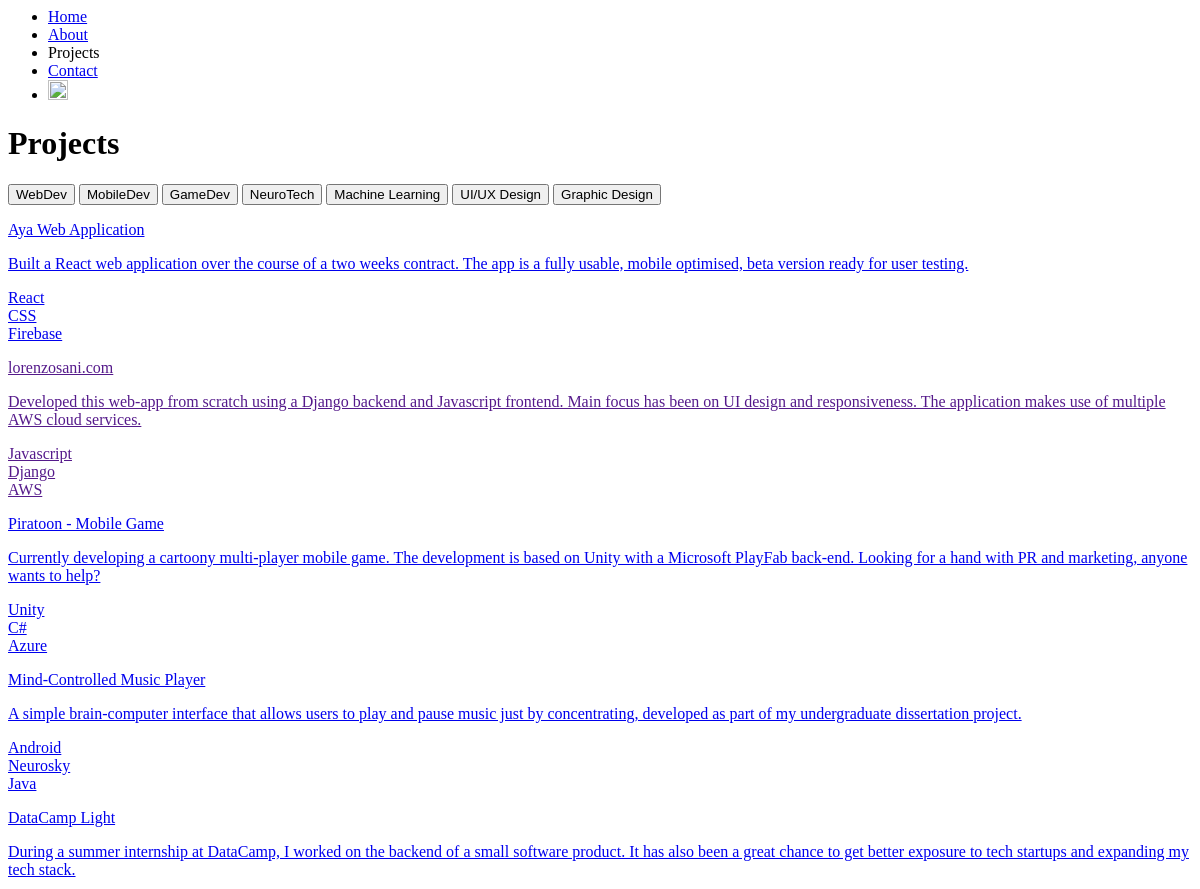
/sections/projects/ (upper part), run on an earlier commit of the app's database.
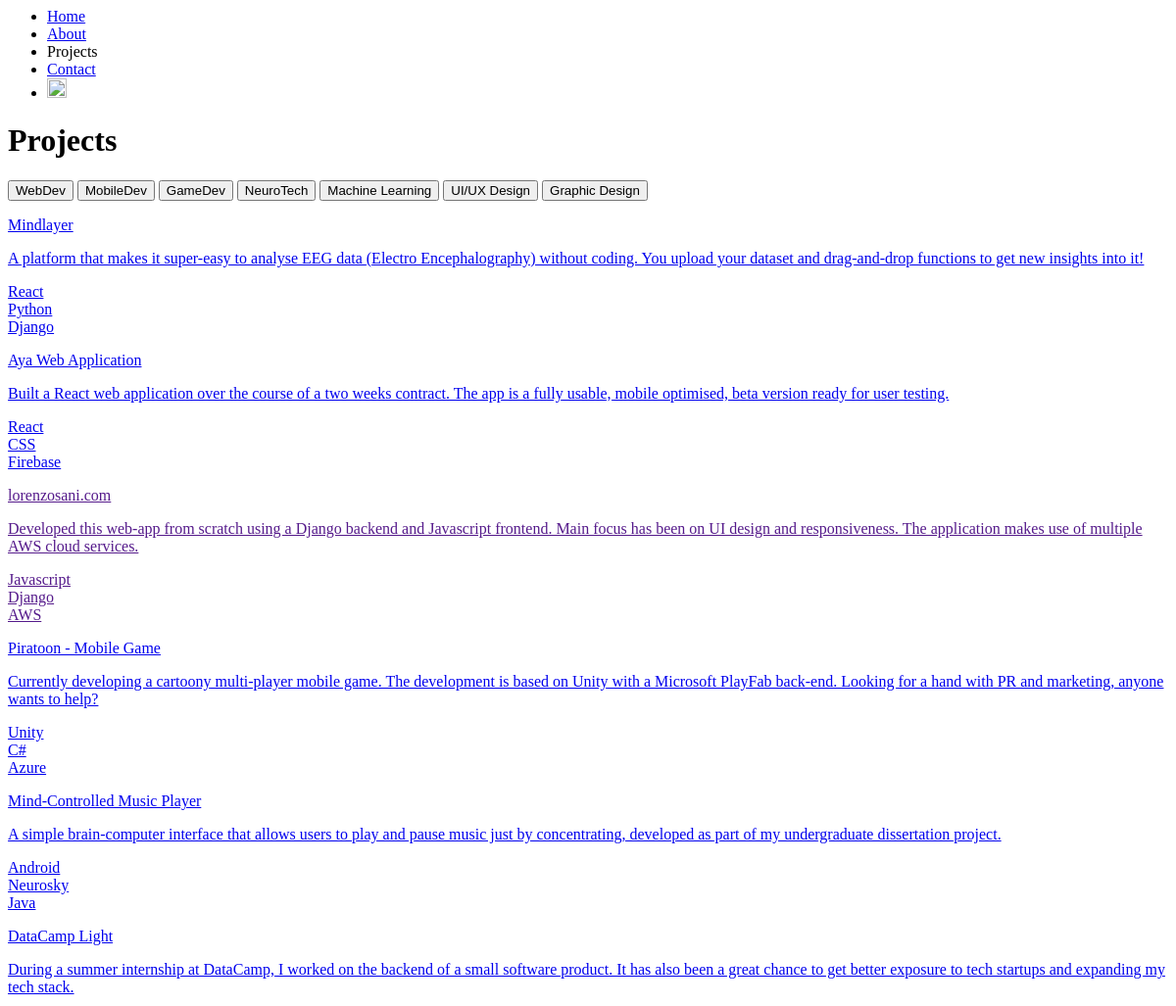
And on a later commit of the database.
### website/models.py (models this page shows, shortened)
class Project(models.Model):
    image = models.ImageField(upload_to ='static/')
    title = models.CharField(max_length=30, primary_key=True)
    description = models.TextField(max_length=200)
    date_finished = models.DateField()
    link = models.URLField(blank=True)
    tags = models.ManyToManyField("ProjectTag")
    technologies_used = models.ManyToManyField("ProjectTechnology", blank=True)

class ProjectTechnology(models.Model):
    name = models.CharField(max_length=20)

### website/views.py (the view)
# urls.py: path('sections/projects/', views.projects, name='projects'),
def projects(request):
    template = loader.get_template('website/projects.html')
    projects = Project.objects.all().order_by('-date_finished')
    for project in projects:
        project.labels = project.technologies_used.values_list('name', flat=True)
    context = { "projects" : projects }
    return HttpResponse(template.render(context, request))

### templates/website/projects.html (shortened to what this page needs)
{% load static %}
<div class="nav-container sticky-top" id="nav-standard">
    <nav id="nav-projects">
        <ul class="nav-list" id="projects-list">
            <li>
                <a href="#main" onclick="menuToggle('projects'), animateSection('projects', 'main')"
                class="text-hover text-hover-linethrough-goes-right nav-inactive white">Home</a>
            </li>
            <li>
                <a href="#about" onclick="menuToggle('projects'), animateSection('projects', 'about')" class="text-hover text-hover-linethrough-goes-right nav-inactive white">About</a>
            </li>
            <li class="active text-hover nav-active orange">
                Projects
            </li>
            <li>
                <a href="#contact" onclick="menuToggle('projects'), animateSection('projects', 'contact')" class="text-hover text-hover-linethrough-goes-right nav-inactive white">Contact</a>
            </li>
          <li>
            <a href="https://www.linkedin.com/in/lorenzo-sani/" target="_blank" class="white text-hover text-hover-linethrough-goes-right"><img src="{% static 'linkedin.png' %}" height="20px" width="20px"></a>&nbsp;
            <a href="https://www.github.com/lorenzosani/" target="_blank" class="white text-hover text-hover-linethrough-goes-right"><img src="{% static 'github.png' %}" height="20px" width="20px"></a>
          </li>
        </ul>
    </nav>
</div>
<h1 class="title section-title orange">Projects</h1>
<div class="white padding-sides padding-top">
    <button class="bubble" onclick="select('web-dev')" id="web-dev">WebDev</button>
    <button class="bubble" onclick="select('mobile-dev')" id="mobile-dev">MobileDev</button>
    <button class="bubble" onclick="select('game-dev')" id="game-dev">GameDev</button>
    <button class="bubble" onclick="select('neuro-tech')" id="neuro-tech">NeuroTech</button>
    <button class="bubble" onclick="select('machine-learning')" id="machine-learning">Machine Learning</button>
    <button class="bubble" onclick="select('ui-ux-design')" id="ui-ux-design">UI/UX Design</button>
    <button class="bubble" onclick="select('graphic-design')" id="graphic-design">Graphic Design</button>
<div id="projectsCarousel">
    <div class="cards">
    {% for project in projects %}
    <div class="card-container">
        <a href="{{project.link}}" target="_blank" class="card project-card">
            <div class="card-body">
                <p class="blue card-title">{{ project.title }}</p>
                <p class="blue card-text">{{ project.description }}</p>
                {% if project.labels %}
                    <div class="project-labels d-flex">
                    {% for label in project.labels %}
                        <div class="badge badge-primary project-label">{{ label }}</div>
                    {% endfor %}
                    </div>
                {% endif %}
            </div>
        </a>
    </div>
    {% endfor %}
    </div>
</div>

What changed in the data, as far as the page shows it:
added Project: title "Mindlayer", description "A platform that makes it super-easy to analyse EEG data (Electro Encephalography) without coding. You upload your dataset and drag-and-drop functions to get new insights into it!", ProjectTechnology (name "React"), ProjectTechnology (name "Django")
now on this page (row unchanged): ProjectTechnology: name "Python", shown under "Mindlayer"
